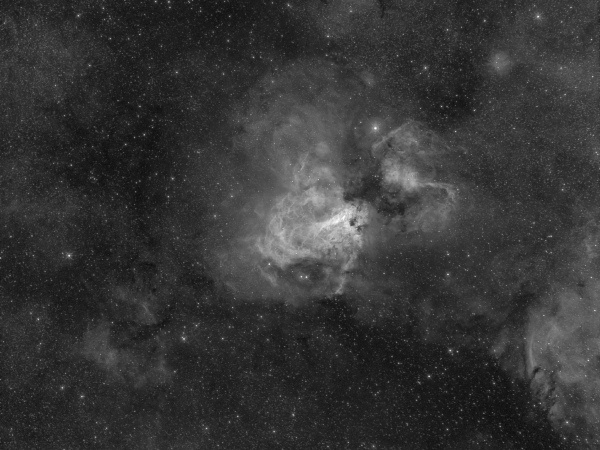
%> input picture Best_Satellite_Images/sat7.jpg, 1200 x 900 px (shown at 1/2 size)
$ octave --eval "result = BPDHE(imread('../Best_Satellite_Images/sat7.jpg'));"   (GNU Octave 9; MATLAB toolbox functions it lacks are replaced by stand-ins)
%> lines starting %> are read from the running program, lines starting %| are printed output that depends on the picture
function [outputImage, transformationMap] = BPDHE(inputImage, fuzzyMembershipType, parameters)
%
%fcnBPDFHE performs Brightness Preserving Dynamic Fuzzy Histogram
%   Equalization (BPDFHE) on an Image
%
%   OUTPUTIMAGE = fcnBPDFHE(INPUTIMAGE) performs BPDFHE on an image using
%   default parameter settings. Supported image classes for INPUTIMAGE
%   include uint8, uint16, int16, single, double. Default execution uses a
%   triangular membership function with support of 5. Default memberships
%   values are [1 2 3 4 5 4 3 2 1].
%
%   OUTPUTIMAGE = fcnBPDFHE(INPUTIMAGE,FUZZY_MEMBERSHIP_TYPE,PARAMETERS)
%   performs BPDFHE on the INPUTIMAGE using Fuzzy Memberships as defined in
%   FUZZY_MEMBERSHIP_TYPE
%       Options:
%       --------
%       triangular - uses a triangular membership function
%       gaussian - uses a gaussian membership function
%       custom - uses the  user defined membership values
%   PARAMETERS are to be specified accordingly for usage
%       Options:
%       --------
%       Width of support if 'triangular'. Suggested is 5 for uint8
%       Width of support and spread factor if 'gaussian'. Suggested is
%       [5,2] for uint8
%       User defined membership values if 'custom'. Suggested is [1 2 3 4 5 4 3 2 1]
%
%   [OUTPUTIMAGE, TRANSFORMATION_MAP] = fcnBPDFHE(...) returns also the
%   intensity transformation matrix for further usage.
%
%   Details of the method are available in
%   D. Sheet, H. Garud, A. Suveer, J. Chatterjee and M. Mahadevappa,
%   "Brightness Preserving Dynamic Fuzzy Histogram Equalization",
%   IEEE Trans., Consumer Electronics, vol. 56, no. 4, pp. 2475 - 2480,
%   Nov. 2010. [http://dx.doi.org/10.1109/TCE.2010.5681130]
%
%   H. Garud, D. Sheet, A. Suveer, P.K. Karri, A.K. Ray, M. Mahadevappa,
%   J. Chatterjee, "Brightness preserving contrast enhancement in digital
%   pathology", Proc. ICIIP 2011.
%   [http://dx.doi.org/10.1109/ICIIP.2011.6108964]
%
%   2009 (c) Debdoot Sheet, Indian Institute of Technology Kharagpur, India
%       Ver 1.0     28 January 2009
%       Ver 2.0     11 December 2011
%           Rev 1.0 14 December 2011
%           Rev 2.0 15 December 2011
%
% Example (Grayscale Images)
% --------------------------
% inputImage = imread('cameraman.tif');
% outputImage = fcnBPDFHE(inputImage);
% figure, subplot 131, imshow(inputImage), subplot 132,
% imshow(outputImage), subplot 133, imshow(inputImage-outputImage,[])
%
% Example (Color Images)
% --------------------------
% rgbInputImage = imread('peppers.png');
% labInputImage = applycform(rgbInputImage,makecform('srgb2lab'));
% Lbpdfhe = fcnBPDFHE(labInputImage(:,:,1));
% labOutputImage = cat(3,Lbpdfhe,labInputImage(:,:,2),labInputImage(:,:,3));
% rgbOutputImage = applycform(labOutputImage,makecform('lab2srgb'));
% figure, subplot 121, imshow(rgbInputImage), subplot 122,
% imshow(rgbOutputImage);


% 2009 (c) Debdoot Sheet, Indian Institute of Technology Kharagpur, India
% All rights reserved.
%
% Permission is hereby granted, to use, copy, modify, and distribute this code
% (the source files) and its documentation for any purpose, provided that
% the copyright notice in its entirety appear in all copies of this code,
% and the original source of this code. Further Indian Institute of
% Technology Kharagpur (IIT Kharagpur / IITKGP)  is acknowledged in any
% publication that reports research or any usage using this code. The work
% is to be cited using the bibliography as
%
% D. Sheet, H. Garud, A. Suveer, J. Chatterjee and M. Mahadevappa,
% "Brightness Preserving Dynamic Fuzzy Histogram Equalization",
% IEEE Trans., Consumer Electronics, vol. 56, no. 4, pp. 2475 - 2480,
% Nov. 2010. [http://dx.doi.org/10.1109/TCE.2010.5681130]
%
% Garud, H.  Sheet, D.  Suveer, A.  Karri, P.K.  Ray, A.K.  Mahadevappa, M.
% Chatterjee, J., "Brightness preserving contrast enhancement in digital
% pathology", Proc. ICIIP 2011.
% [http://dx.doi.org/10.1109/ICIIP.2011.6108964]
%
% In no circumstantial cases or events the Indian Institute of Technology
% Kharagpur or the author(s) of this particular disclosure be liable to any
% party for direct, indirectm special, incidental, or consequential
% damages if any arising out of due usage. Indian Institute of Technology
% Kharagpur and the author(s) disclaim any warranty, including but not
% limited to the implied warranties of merchantability and fitness for a
% particular purpose. The disclosure is provided hereunder "as in"
% voluntarily for community development and the contributing parties have
% no obligation to provide maintenance, support, updates, enhancements,
% or modification.

%%%%%%%%%%%%%%%%%%%%%%%%%%%%%%
% Input argument support check
iptcheckinput(inputImage,{'uint8','uint16','int16','single','double'}, {'nonsparse','2d'}, mfilename,'I',1);

if nargin == 1
    parameters = 5;
    membership = parameters(1)-abs(-parameters(1):parameters(1));
elseif nargin == 3
    if strcmp(fuzzyMembershipType,'triangular')
        if ~(numel(parameters)==1)
            error('fcnBPDFHE supports only 1 parameter for Triangular Membership');
        end
        membership = parameters(1)-abs(-parameters(1):parameters(1));
    elseif strcmp(fuzzyMembershipType,'gaussian')
        if ~(numel(parameters)==2)
            error('fcnBPDFHE supports only 2 parameters for Gaussian Membership');
        end
        membership = exp(-(-parameters(1):parameters(1)).^2/parameters(2)^2);
    elseif strcmp(fuzzyMembershipType,'custom')
        if numel(parameters)==0
            error('fcnBPDFHE requires the membership value specification as 1-D array for Custom Membership');
        end
        membership = parameters;
    else
        error('Unsupported membership type declaration');
    end
else
    error('Unsupported calling of fcnBPDFHE');
end

imageType = class(inputImage);
%> imageType = 'uint8'

% Histogram creation
if strcmp(class(inputImage),'uint8')
    [crispHistogram,grayScales] = imhist(inputImage);
%> crispHistogram = 256 values, max 78099 at index 39, min 0 at index 1, mean 12656.2; grayScales = 256 values from 0 to 255
elseif strcmp(class(inputImage),'uint16')
    crispHistogram = zeros([2^16 1]);
    for counter = 1:numel(inputImage)
        crispHistogram(inputImage(counter)+1) = crispHistogram(inputImage(counter)+1) + 1;
    end
    grayScales = 0:(2^16 - 1);
elseif strcmp(class(inputImage),'int16')
    crispHistogram = zeros([2^16 1]);
    for counter = 1:numel(inputImage)
        crispHistogram(inputImage(counter)+32769) = crispHistogram(inputImage(counter)+32769) + 1;
    end
    grayScales = -32768:32767;
elseif (strcmp(class(inputImage),'double')||strcmp(class(inputImage),'single'))
    maxGray = max(inputImage(:));
    minGray = min(inputImage(:));
    inputImage = im2uint8(mat2gray(inputImage));
    [crispHistogram,grayScales] = imhist(inputImage);
end

inputImage = double(inputImage);

fuzzyHistogram = zeros(numel(crispHistogram)+numel(membership)-1,1);

for counter = 1:numel(membership)
    fuzzyHistogram = fuzzyHistogram + membership(counter)*[zeros(counter-1,1);crispHistogram;zeros(numel(membership)-counter,1)];
end
%> after the loop, fuzzyHistogram = 266 values, max 1915395 at index 45, min 0 at index 1, mean 304511.3

fuzzyHistogram = fuzzyHistogram(ceil(numel(membership)/2):end-floor(numel(membership)/2));
%> fuzzyHistogram = 256 values, max 1915395 at index 40, min 3 at index 1, mean 316404.8

del1FuzzyHistogram = [0;(fuzzyHistogram(3:end)-fuzzyHistogram(1:end-2))/2;0];
%> del1FuzzyHistogram = 256 values, max 123460.5 at index 27, min -53997 at index 57, mean 0.902
del2FuzzyHistogram = [0;(del1FuzzyHistogram(3:end)-del1FuzzyHistogram(1:end-2))/2;0];
%> del2FuzzyHistogram = 256 values, max 12154.5 at index 21, min -13488 at index 38, mean -0.103

locationIndex = (2:numel(fuzzyHistogram)-1)'+1;
%> locationIndex = 254 values from 3 to 256

maxLocAmbiguous = locationIndex(((del1FuzzyHistogram(1:end-2).*del1FuzzyHistogram(3:end))<0) & (del2FuzzyHistogram(2:end-1)<0));
%> maxLocAmbiguous = [40; 41; 133; 134; 206; 207; 236; 251]

counter = 1;

maxLoc = 1;

while counter < numel(maxLocAmbiguous)
    if (maxLocAmbiguous(counter)==(maxLocAmbiguous(counter+1)-1))
        maxLoc = [maxLoc ; (maxLocAmbiguous(counter)*(fuzzyHistogram(maxLocAmbiguous(counter))>fuzzyHistogram(maxLocAmbiguous(counter+1)))) + (maxLocAmbiguous(counter+1)*(fuzzyHistogram(maxLocAmbiguous(counter))<=fuzzyHistogram(maxLocAmbiguous(counter+1))))];
        counter = counter + 2;
    else
        maxLoc = [maxLoc ; maxLocAmbiguous(counter)];
        counter = counter + 1;
    end
end
%> this loop made 4 passes
%> maxLoc on passes 1 to 4: [1; 40], [1; 40; 133], [1; 40; 133; 206], [1; 40; 133; 206; 236]
if(maxLoc(end)~=numel(fuzzyHistogram))
    maxLoc = [maxLoc ; numel(fuzzyHistogram)];
%> maxLoc = [1; 40; 133; 206; 236; 256]
end

low = maxLoc(1:end-1);
%> low = [1; 40; 133; 206; 236]
high = [maxLoc(2:end-1)-1;maxLoc(end)];
%> high = [39; 132; 205; 235; 256]
span = high-low;
%> span = [38; 92; 72; 29; 20]
cumulativeHistogram = cumsum(fuzzyHistogram);
%> cumulativeHistogram = 256 values from 3 to 80999625
M = cumulativeHistogram(high)-cumulativeHistogram(low);
%> M = [23977398; 53339709; 1637271; 56922; 7203]
factor = span .* log10(M);
%> factor = [280.4; 710.9; 447.4; 137.9; 77.15]
range = max(grayScales)*factor/sum(factor);
%> range = [43.24; 109.6; 68.99; 21.26; 11.9]

transformationMap = zeros(numel(grayScales),1);

for counter = 1:length(low)
    for index = low(counter):high(counter)
        transformationMap(index) = round((low(counter)-1) + (range(counter)*(sum(fuzzyHistogram(low(counter):index)))/(sum(fuzzyHistogram(low(counter):high(counter))))));
    end
end
%> after the loop, transformationMap = 256 values, max 247 at index 255, min 0 at index 1, mean 143.8

outputImage = transformationMap(inputImage+1);
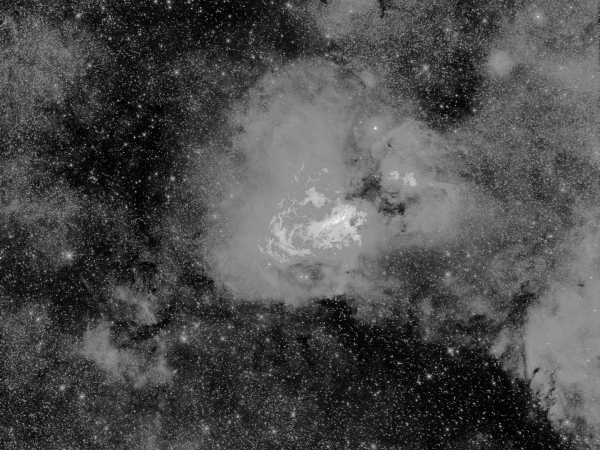
%> outputImage: size 900x1200x3 double (shown at 1/2 size); min 0, max 247, mean 75.3

outputImage = mean(inputImage(:))/mean(outputImage(:))*outputImage;
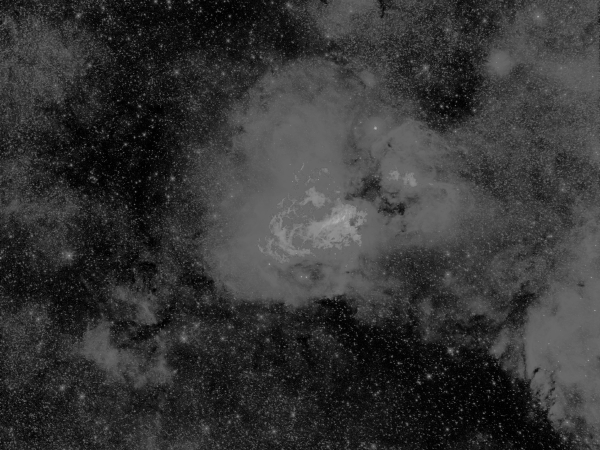
%> outputImage: size 900x1200x3 double (shown at 1/2 size); min 0, max 176.4, mean 53.8

outputImage = cast(outputImage,imageType);
%> outputImage: size 900x1200x3 uint8

if strcmp(imageType,'single')
    outputImage = minGray + (maxGray-minGray)*mat2gray(outputImage);
elseif strcmp(imageType,'double')
    outputImage = minGray + (maxGray-minGray)*mat2gray(outputImage);
end

$ run again, on Best_Satellite_Images/fovea7.png
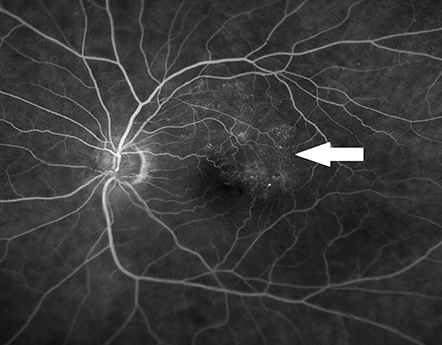
%> input picture Best_Satellite_Images/fovea7.png, 442 x 345 px
%> crispHistogram = 256 values, max 13101 at index 51, min 3 at index 2, mean 1787; grayScales = 256 values from 0 to 255
%> after the loop in BPDHE, `for counter = 1:numel(membership)`: fuzzyHistogram = 266 values, max 322962 at index 54, min 0 at index 1, mean 42995.3
%> in BPDHE, `fuzzyHistogram = fuzzyHistogram(ceil(numel(membership)/2):end-floor(nu..`: fuzzyHistogram = 256 values, max 322962 at index 49, min 126 at index 1, mean 44578.5
%> del1FuzzyHistogram = 256 values, max 23641.5 at index 33, min -13521 at index 58, mean 42.74
%> del2FuzzyHistogram = 256 values, max 3162 at index 29, min -2512.5 at index 37, mean 4.63
%> maxLocAmbiguous = [49; 50; 194; 195; 209; 230; 231]
%> the loop in BPDHE, `while counter < numel(maxLocAmbiguous)` made 4 passes
%> maxLoc on passes 1 to 4: [1; 49], [1; 49; 194], [1; 49; 194; 209], [1; 49; 194; 209; 230]
%> in BPDHE, `maxLoc = [maxLoc ; numel(fuzzyHistogram)];`: maxLoc = [1; 49; 194; 209; 230; 256]
%> low = [1; 49; 194; 209; 230]
%> high = [48; 193; 208; 229; 256]
%> span = [47; 144; 14; 20; 26]
%> cumulativeHistogram = 256 values from 126 to 11412099
%> M = [4692990; 6315321; 18903; 14310; 43884]
%> factor = [313.6; 979.3; 59.87; 83.11; 120.7]
%> range = [51.37; 160.4; 9.81; 13.62; 19.77]
%> after the loop in BPDHE, `for counter = 1:length(low)`: transformationMap = 256 values, max 249 at index 256, min 0 at index 1, mean 161.7
%> in BPDHE, `outputImage = transformationMap(inputImage+1);`:
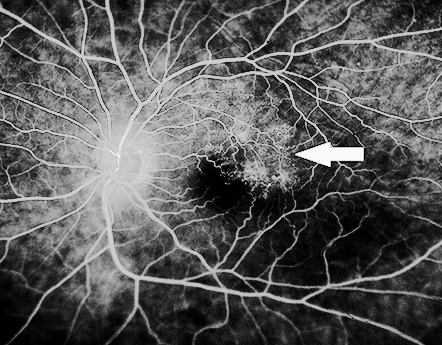
%> outputImage: size 345x442x3 double; min 0, max 249, mean 88.8
%> in BPDHE, `outputImage = mean(inputImage(:))/mean(outputImage(:))*outputImage;`:
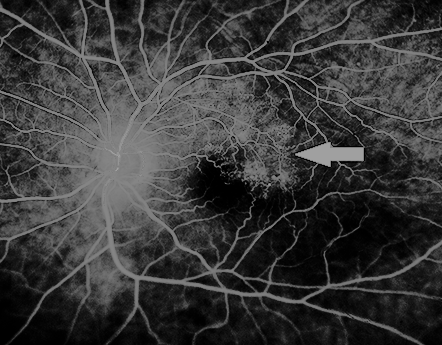
%> outputImage: size 345x442x3 double; min 0, max 160.1, mean 57.1
